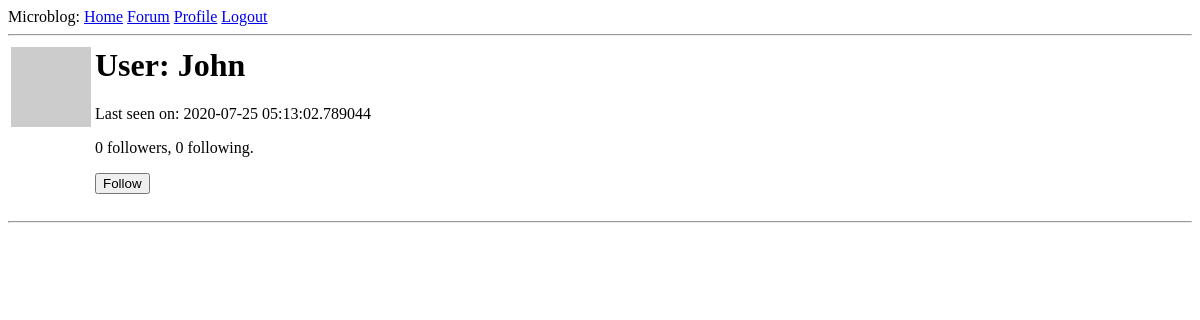
Page /user/John (signed in) on the earlier database version.
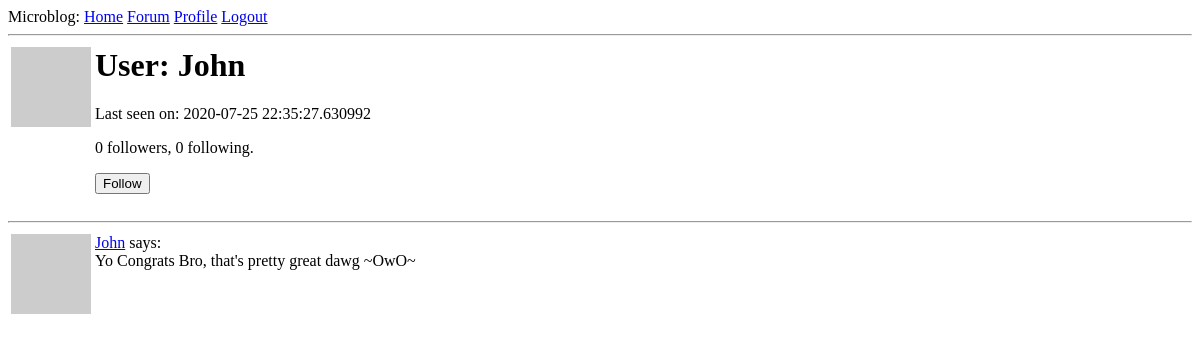
Same page on the later database version.
### app/models.py (models this page shows, shortened)
class User(UserMixin, db.Model):
    id = db.Column(db.Integer, primary_key=True)
    username = db.Column(db.String(64), index=True, unique=True)
    email = db.Column(db.String(120), index=True, unique=True)
    password_hash = db.Column(db.String(128))
    posts = db.relationship('Post', backref='author', lazy='dynamic')
    about_me = db.Column(db.String(140))
    last_seen = db.Column(db.DateTime, default=datetime.utcnow)
    def avatar(self, size):
        digest = md5(self.email.lower().encode('utf-8')).hexdigest()
        return 'https://www.gravatar.com/avatar/{}?d=identicon&s={}'.format(digest, size)
    def is_following(self,user):
            return self.followed.filter(followers.c.followed_id==user.id).count()>0
    followed = db.relationship(
        'User', secondary=followers,
        primaryjoin=(followers.c.follower_id == id),
        secondaryjoin=(followers.c.followed_id == id),
        backref=db.backref('followers', lazy='dynamic'), lazy='dynamic')

class Post(db.Model):
    id = db.Column(db.Integer, primary_key=True)
    body = db.Column(db.String(140))
    timestamp = db.Column(db.DateTime, index=True, default=datetime.utcnow)
    user_id = db.Column(db.Integer, db.ForeignKey('user.id'))

### app/routes.py (the view)
@app.route('/user/<username>')
@login_required
def user(username):
    user = User.query.filter_by(username=username).first_or_404()
    posts = Post.query.order_by(Post.timestamp.desc()).filter_by(user_id=user.id)
    form=EmptyForm()
    return render_template('user.html', user=user, posts=posts, form=form)

### app/forms.py
class EmptyForm(FlaskForm):
    submit = SubmitField('Submit')

### app/models.py (called while the page is built)
@login.user_loader
def load_user(id):
    return User.query.get(int(id))

### app/routes.py (called while the page is built)
@app.before_request
def before_request():
    if current_user.is_authenticated:
        current_user.last_seen = datetime.utcnow()
        db.session.commit()

### app/templates/user.html (shortened to what this page needs)
{% extends "base.html" %}
{% block content %}
    <table>
        <tr valign="top">
            <td><img src="{{ user.avatar(128) }}"></td>
            <td>
                <h1>User: {{ user.username }}</h1>
                {% if user.last_seen %}<p>Last seen on: {{ user.last_seen }}</p>{% endif %}
                <p>{{ user.followers.count() }} followers, {{ user.followed.count() }} following.</p>
                {% if user == current_user %}
                <p><a href="{{ url_for('edit_profile') }}">Edit your profile</a></p>
                {% elif not current_user.is_following(user) %}
                <p>
                    <form action="{{ url_for('follow', username=user.username) }}" method="post">
                        {{ form.submit(value='Follow') }}
                    </form>
                </p>
                {% endif %}
            </td>
        </tr>
    </table>
    <hr>
    {% for post in posts %}
        {% include '_post.html' %}
    {% endfor %}
{% endblock %}

### app/templates/_post.html
    <table>
        <tr valign="top">
            <td><img src="{{ post.author.avatar(36) }}"></td>
            <td><a href="{{url_for('user',username=post.author.username)}}">{{ post.author.username }}</a>
                says:<br>{{ post.body }}
            </td>
        </tr>
    </table>

Differences in the rows shown:
changed User "John": last_seen "2020-07-25 05:13:02.789044" → "2020-07-25 22:35:27.630992"
added Post: author.username "John", body "Yo Congrats Bro, that's pretty great dawg ~OwO~"
